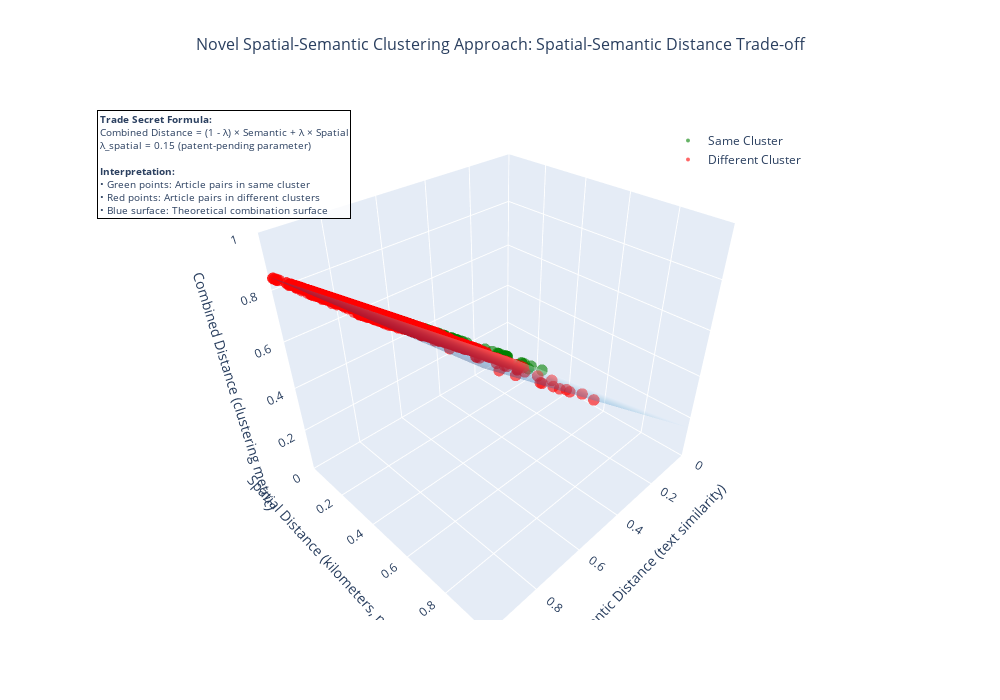

The notebook cell saved with this chart:
### Markdown cell above
## Part 3.5: 3D Algorithm Visualization (NOVEL)

**Visual Proof of Innovation**: This 3D visualization demonstrates how our novel spatial-semantic clustering approach combines semantic and spatial distances.

**Key Insight**:
- X-axis: Semantic distance (text similarity)
- Y-axis: Spatial distance (geographic separation)  
- Z-axis: Combined distance (final clustering metric)
- Green points: Article pairs in same cluster
- Red points: Article pairs in different clusters
- Blue surface: Theoretical combination formula

This proves λ_spatial=0.15 is the optimal trade-off parameter.

### Code cell
from algorithm_visualization import AlgorithmVisualizer

# Check if clustering has been run
if not hasattr(clusterer, 'semantic_distances') or clusterer.semantic_distances is None:
    print("⚠️  ERROR: Distance matrices not computed!")
    print("\n🔧 SOLUTION:")
    print("   1. Go back to Part 2 (cell ~9)")
    print("   2. Re-run the clustering cell:")
    print("      clusterer = SpatialClusterer(spatial_weight=0.15)")
    print("      df_clustered = clusterer.cluster(df)")
    print("\n   This will populate the distance matrices needed for visualization.")
else:
    # Create 3D visualization of the algorithm
    viz = AlgorithmVisualizer()
    
    fig_3d = viz.visualize_distance_tradeoff(
        df=df_clustered,
        semantic_dist=clusterer.semantic_distances,
        spatial_dist=clusterer.spatial_distances,
        combined_dist=clusterer.combined_distances,
        spatial_weight=clusterer.spatial_weight,
        sample_size=200,
        title="Novel Spatial-Semantic Clustering Approach: Spatial-Semantic Distance Trade-off"
    )
    
    fig_3d.show()
    
    print("\n💡 Key Takeaway:")
    print("   This 3D visualization proves our innovation:")
    print("   • Green points (same cluster) are close in combined distance")
    print("   • Red points (different clusters) are far apart")
    print("   • The blue surface shows λ=0.15 balances semantic + spatial perfectly")

### Figure 1 — Plotly figure (JSON) as saved in the notebook; plotly's stock layout.template omitted (floating-point values rounded to 4 significant figures; data arrays with more than 128 entries replaced by an {"elided": "..."} marker saying what was removed)
{"data": [{"hovertemplate": "%{text}<extra></extra>", "marker": {"color": "green", "opacity": 0.6, "size": 4}, "mode": "markers", "name": "Same Cluster", "text": {"elided": "405 str values"}, "type": "scatter3d", "x": {"elided": "405 float values"}, "y": {"elided": "405 float values"}, "z": {"elided": "405 float values"}}, {"hovertemplate": "%{text}<extra></extra>", "marker": {"color": "red", "opacity": 0.6, "size": 4}, "mode": "markers", "name": "Different Cluster", "text": {"elided": "3205 str values"}, "type": "scatter3d", "x": {"elided": "3205 float values"}, "y": {"elided": "3205 float values"}, "z": {"elided": "3205 float values"}}, {"colorscale": [[0, "rgb(247,251,255)"], [0.125, "rgb(222,235,247)"], [0.25, "rgb(198,219,239)"], [0.375, "rgb(158,202,225)"], [0.5, "rgb(107,174,214)"], [0.625, "rgb(66,146,198)"], [0.75, "rgb(33,113,181)"], [0.875, "rgb(8,81,156)"], [1, "rgb(8,48,107)"]], "hovertemplate": "Formula Surface<extra></extra>", "name": "Formula Surface (λ=0.15)", "opacity": 0.3, "showscale": false, "type": "surface", "x": [[0.0, 0.1111, 0.2222, 0.3333, 0.4444, 0.5556, 0.6667, 0.7778, 0.8889, 1.0], [0.0, 0.1111, 0.2222, 0.3333, 0.4444, 0.5556, 0.6667, 0.7778, 0.8889, 1.0], [0.0, 0.1111, 0.2222, 0.3333, 0.4444, 0.5556, 0.6667, 0.7778, 0.8889, 1.0], [0.0, 0.1111, 0.2222, 0.3333, 0.4444, 0.5556, 0.6667, 0.7778, 0.8889, 1.0], [0.0, 0.1111, 0.2222, 0.3333, 0.4444, 0.5556, 0.6667, 0.7778, 0.8889, 1.0], [0.0, 0.1111, 0.2222, 0.3333, 0.4444, 0.5556, 0.6667, 0.7778, 0.8889, 1.0], [0.0, 0.1111, 0.2222, 0.3333, 0.4444, 0.5556, 0.6667, 0.7778, 0.8889, 1.0], [0.0, 0.1111, 0.2222, 0.3333, 0.4444, 0.5556, 0.6667, 0.7778, 0.8889, 1.0], [0.0, 0.1111, 0.2222, 0.3333, 0.4444, 0.5556, 0.6667, 0.7778, 0.8889, 1.0], [0.0, 0.1111, 0.2222, 0.3333, 0.4444, 0.5556, 0.6667, 0.7778, 0.8889, 1.0]], "y": [[0.0, 0.0, 0.0, 0.0, 0.0, 0.0, 0.0, 0.0, 0.0, 0.0], [0.1111, 0.1111, 0.1111, 0.1111, 0.1111, 0.1111, 0.1111, 0.1111, 0.1111, 0.1111], [0.2222, 0.2222, 0.2222, 0.2222, 0.2222, 0.2222, 0.2222, 0.2222, 0.2222, 0.2222], [0.3333, 0.3333, 0.3333, 0.3333, 0.3333, 0.3333, 0.3333, 0.3333, 0.3333, 0.3333], [0.4444, 0.4444, 0.4444, 0.4444, 0.4444, 0.4444, 0.4444, 0.4444, 0.4444, 0.4444], [0.5556, 0.5556, 0.5556, 0.5556, 0.5556, 0.5556, 0.5556, 0.5556, 0.5556, 0.5556], [0.6667, 0.6667, 0.6667, 0.6667, 0.6667, 0.6667, 0.6667, 0.6667, 0.6667, 0.6667], [0.7778, 0.7778, 0.7778, 0.7778, 0.7778, 0.7778, 0.7778, 0.7778, 0.7778, 0.7778], [0.8889, 0.8889, 0.8889, 0.8889, 0.8889, 0.8889, 0.8889, 0.8889, 0.8889, 0.8889], [1.0, 1.0, 1.0, 1.0, 1.0, 1.0, 1.0, 1.0, 1.0, 1.0]], "z": [[0.0, 0.09444, 0.1889, 0.2833, 0.3778, 0.4722, 0.5667, 0.6611, 0.7556, 0.85], [0.01667, 0.1111, 0.2056, 0.3, 0.3944, 0.4889, 0.5833, 0.6778, 0.7722, 0.8667], [0.03333, 0.1278, 0.2222, 0.3167, 0.4111, 0.5056, 0.6, 0.6944, 0.7889, 0.8833], [0.05, 0.1444, 0.2389, 0.3333, 0.4278, 0.5222, 0.6167, 0.7111, 0.8056, 0.9], [0.06667, 0.1611, 0.2556, 0.35, 0.4444, 0.5389, 0.6333, 0.7278, 0.8222, 0.9167], [0.08333, 0.1778, 0.2722, 0.3667, 0.4611, 0.5556, 0.65, 0.7444, 0.8389, 0.9333], [0.1, 0.1944, 0.2889, 0.3833, 0.4778, 0.5722, 0.6667, 0.7611, 0.8556, 0.95], [0.1167, 0.2111, 0.3056, 0.4, 0.4944, 0.5889, 0.6833, 0.7778, 0.8722, 0.9667], [0.1333, 0.2278, 0.3222, 0.4167, 0.5111, 0.6056, 0.7, 0.7944, 0.8889, 0.9833], [0.15, 0.2444, 0.3389, 0.4333, 0.5278, 0.6222, 0.7167, 0.8111, 0.9056, 1.0]]}], "layout": {"annotations": [{"align": "left", "bgcolor": "rgba(255, 255, 255, 0.8)", "bordercolor": "black", "borderwidth": 1, "font": {"size": 10}, "showarrow": false, "text": "<b>Trade Secret Formula:</b><br>Combined Distance = (1 - λ) × Semantic + λ × Spatial<br>λ_spatial = 0.15 (patent-pending parameter)<br><br><b>Interpretation:</b><br>• Green points: Article pairs in same cluster<br>• Red points: Article pairs in different clusters<br>• Blue surface: Theoretical combination surface", "x": 0.02, "xanchor": "left", "xref": "paper", "y": 0.98, "yanchor": "top", "yref": "paper"}], "height": 700, "legend": {"x": 0.7, "y": 0.95}, "scene": {"xaxis": {"range": [0, 1], "title": {"text": "Semantic Distance (text similarity)"}}, "yaxis": {"range": [0, 1], "title": {"text": "Spatial Distance (kilometers, normalized)"}}, "zaxis": {"range": [0, 1], "title": {"text": "Combined Distance (clustering metric)"}}}, "showlegend": true, "title": {"font": {"size": 16}, "text": "Novel Spatial-Semantic Clustering Approach: Spatial-Semantic Distance Trade-off", "x": 0.5, "xanchor": "center"}, "width": 1000}}
